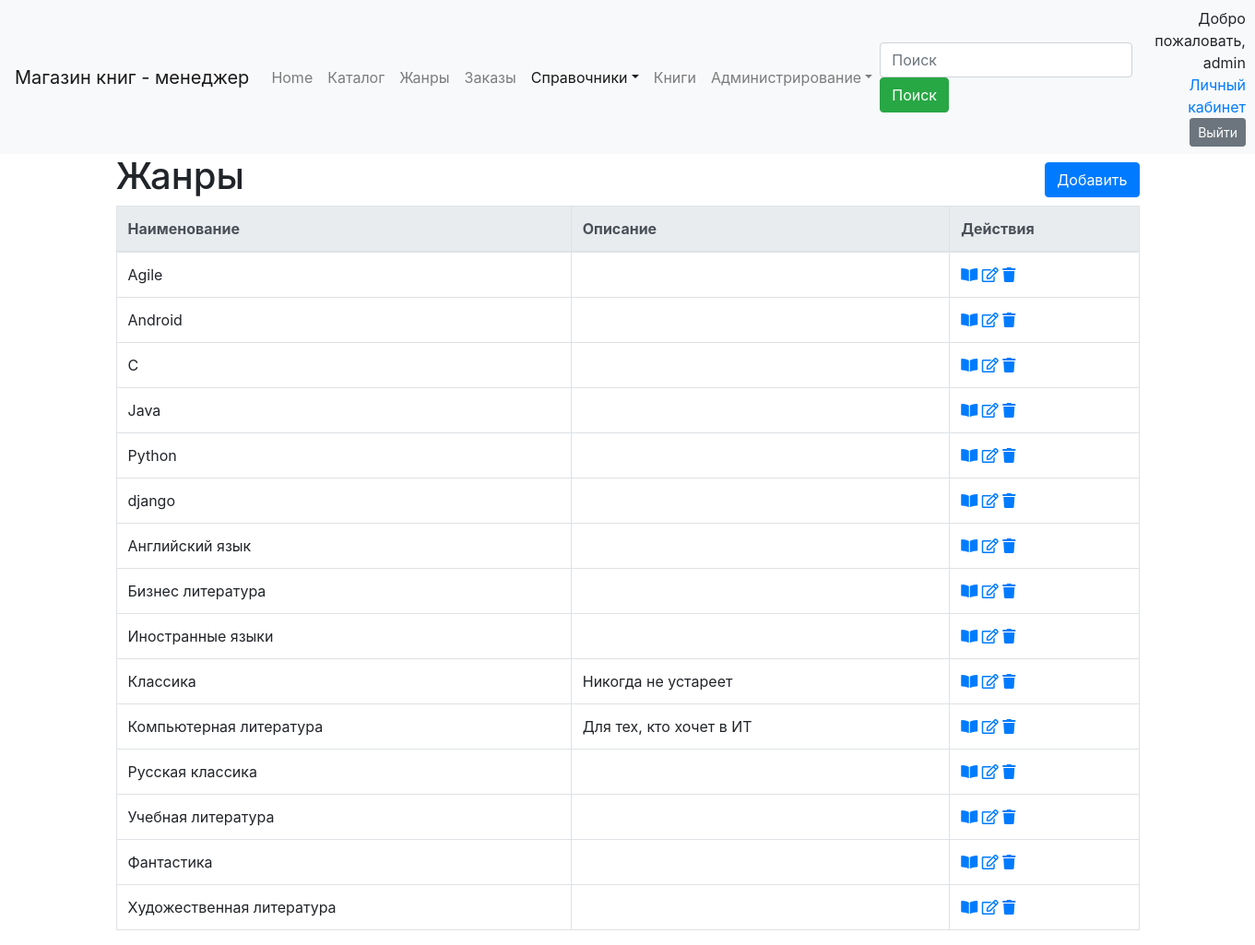
Screenshot of /ref/jenre/ (signed in) with the database file from the repository.
### dimensionsapp/models.py (models this page shows, shortened)
class Dimension(models.Model):
    name = models.CharField("Наименование", max_length=50, unique=True)
    description = models.TextField("Описание", blank=True, )
    class Meta:
        abstract = True
        ordering = ['name']

class Jenre(Dimension):
    class Meta(Dimension.Meta):
        verbose_name = 'жанр'
        verbose_name_plural = 'жанры'

### dimensionsapp/views.py (the view)
# urls.py: path('jenre/', JenreListView.as_view(), name='jenre_list'),
class JenreListView(ManagerListViewFilter):
    model = Jenre

### dimensionsapp/form.py
class SearchForm(forms.Form):
    search = forms.CharField(label='Наименование', required=False)

### dimensionsapp/views.py (called while the page is built)
    def get_context_data(self, *, object_list=None, **kwargs):
        context = super().get_context_data(**kwargs)
        if 'search' in self.request.GET:
            context['form'] = self.form({'search': self.request.GET['search']})
            context['search_string'] = self.request.GET['search']
        else:
            context['form'] = self.form()
        return context

    def get_queryset(self):
        qs = super().get_queryset()
        if 'search' in self.request.GET and self.request.GET['search'] != '':
            name = self.request.GET['search']
            qs = qs.filter(name__icontains=name)
        return qs

### dimensionsapp/templates/dimensionsapp/jenre_list.html (shortened to what this page needs)
{% extends 'dimension_list.html' %}
{% block header %}
        <H1>Жанры</H1>
    {% endblock %}
{% block create_ankor%}{% url 'jenre_create' %}{% endblock %}
{% block  url_view%}{% url 'jenre_detail' object.pk%}{% endblock %}
{% block  url_edit%}{% url 'jenre_update' object.pk%}{% endblock %}
{% block  url_delete%}{% url 'jenre_delete' object.pk%}{% endblock %}

### templates/dimension_list.html (shortened to what this page needs)
{% extends 'base.html' %}
{% load static %}
{% load crispy_forms_tags %}
{% load paginator_page %}
{% block navbar %}
    {% include 'navbar.html' with search_tag="search" active="dimension" %}
{% endblock %}
{% block body %}
    <div class="container">
        <div class="row align-items-center">
            <div class="col-auto">
                {% block header %}{% endblock %}
            </div>
            <div class="col text-right">
                {% block create %}
                    <a href="{% block create_ankor %}{{ object_list.model.get_create_url }}{% endblock %}"
                       class="btn btn-primary my-1">Добавить</a>
                {% endblock %}
            </div>
        </div>
        <table class="table table-bordered">
            {% block dimension_list %}
                <thead class="thead-light">
                <tr>
                    {% block list_header %}
                        <th>Наименование</th>
                        <th>Описание</th>
                    {% endblock %}
                    <th>Действия</th>
                </tr>
                </thead>
                <tbody>
                {% for object in object_list %}
                    <tr>
                        {% block list_element %}
                            <td>{{ object.name }}</td>
                            <td>{{ object.description }}</td>
                        {% endblock %}
                        {% block actions %}
                            <td>
                                <a href="{% block  url_view %}{{ object.get_detail_url }}{% endblock %}"
                                   title="Посмотреть"><i class="fas fa-book-open"></i></a>
                                <a href="{% block  url_edit %}{{ object.get_update_url }}{% endblock %}"
                                   title="Править"><i class="far fa-edit"></i></a>
                                <a href="{% block  url_delete %}{{ object.get_delete_url }}{% endblock %}"
                                   title="Удалить"><i class="fas fa-trash"></i></a>
                            </td>
                        {% endblock %}
                    </tr>
                {% endfor %}
                </tbody>
            {% endblock %}
        </table>
    </div>
{% endblock body %}

### templates/navbar.html (shortened to what this page needs)
<header class="navbar navbar-expand-lg navbar-light bg-light">
    {% if perms.orderapp.manager %}
        <a class="navbar-brand" href="#">Магазин книг - менеджер</a>
    {% else %}
        <a class="navbar-brand" href="{% url 'main-page' %}">Магазин книг</a>
    {% endif %}
    <div class="collapse navbar-collapse" id="navbarSupportedContent">
        <ul class="navbar-nav mr-auto">
            <li class="nav-item {% if active == 'main' %}active{% endif %}">
                <a class="nav-link" href="{% url 'main-page' %}">Home <span class="sr-only">(current)</span></a>
            </li>
            <li class="nav-item {% if active == 'catalog' %}active{% endif %}">
                <a class="nav-link" href="{% url 'book-catalog' %}">Каталог</a>
            </li>
            <li class="nav-item {% if active == 'jenre' %}active{% endif %}">
                <a class="nav-link" href="{% url 'book-jenre-list' %}">Жанры</a>
            </li>
            {% if perms.orderapp.manager %}
                <li class="nav-item {% if active == 'order' %}active{% endif %}">
                    <a class="nav-link" href="{% url 'order_active_list' %}">Заказы</a>
                </li>
            {% endif %}
            {% if perms.orderapp.manager %}
                <li class="nav-item dropdown {% if active == 'dimension' %}active{% endif %}">
                    <a class="nav-link dropdown-toggle" href="{% url 'dimensions_list' %}" id="navbarDropdown"
                       role="button"
                       data-toggle="dropdown" aria-haspopup="true" aria-expanded="false">Справочники</a>
                </li>
            {% endif %}
            {% if perms.orderapp.manager %}
                <li class="nav-item {% if active == 'book' %}active{% endif %}">
                    <a class="nav-link" href="{% url 'book_list' %}">Книги</a>
                </li>
            {% endif %}
            {% if perms.orderapp.manager %}
                <li class="nav-item dropdown {% if active == 'administration' %}active{% endif %}">
                    <a class="nav-link dropdown-toggle" href="{% url 'dimensions_list' %}" id="navbarDropdown"
                       role="button"
                       data-toggle="dropdown" aria-haspopup="true" aria-expanded="false">Администрирование</a>
                </li>
            {% endif %}
        </ul>
        {% if perms.orderapp.manager %}
            {% if search_tag %}
                <form class="form-inline my-2 my-lg-0" {% if search_page %}action="{% url search_page %}"{% endif %}>
                    <input class="form-control mr-sm-2" type="search" placeholder="Поиск" name="{{ search_tag }}"
                           aria-label="Search" {% if search_string %}value="{{ search_string }}" {% endif %}>
                    <button class="btn btn-success my-2 my-sm-0" type="submit">Поиск</button>
                </form>
            {% endif %}
        {% endif %}
        <div class="ml-3 text-right">
            {% if user.is_authenticated %}
                <span class="">Добро пожаловать, {{ user.username }}</span>
                <form action="{% url 'auth:log_out' %}" method="post">
                    <a href="{% url 'auth:user' %}">Личный кабинет</a>
                    <button class="btn btn-secondary btn-sm">Выйти</button>
                </form>
            {% else %}
                <span>Вы не вошли на сайт</span>
                <p class="m-0"><a href="{% url 'auth:register' %}">Регистрация</a> <a
                        href="{% url 'auth:log_in' %}?next={{ view.request.path }}">Вход</a></p>
            {% endif %}
        </div>
    </div>
</header>

### rows the page displays
Jenre: name "Agile"
Jenre: name "Android"
Jenre: name "C"
Jenre: name "Java"
Jenre: name "Python"
Jenre: name "django"
Jenre: name "Английский язык"
Jenre: name "Бизнес литература"
Jenre: name "Иностранные языки"
Jenre: name "Классика", description "Никогда не устареет"
Jenre: name "Компьютерная литература", description "Для тех, кто хочет в ИТ"
Jenre: name "Русская классика"
Jenre: name "Учебная литература"
Jenre: name "Фантастика"
Jenre: name "Художественная литература"

### other values shown
{{ user.username }} "admin"
